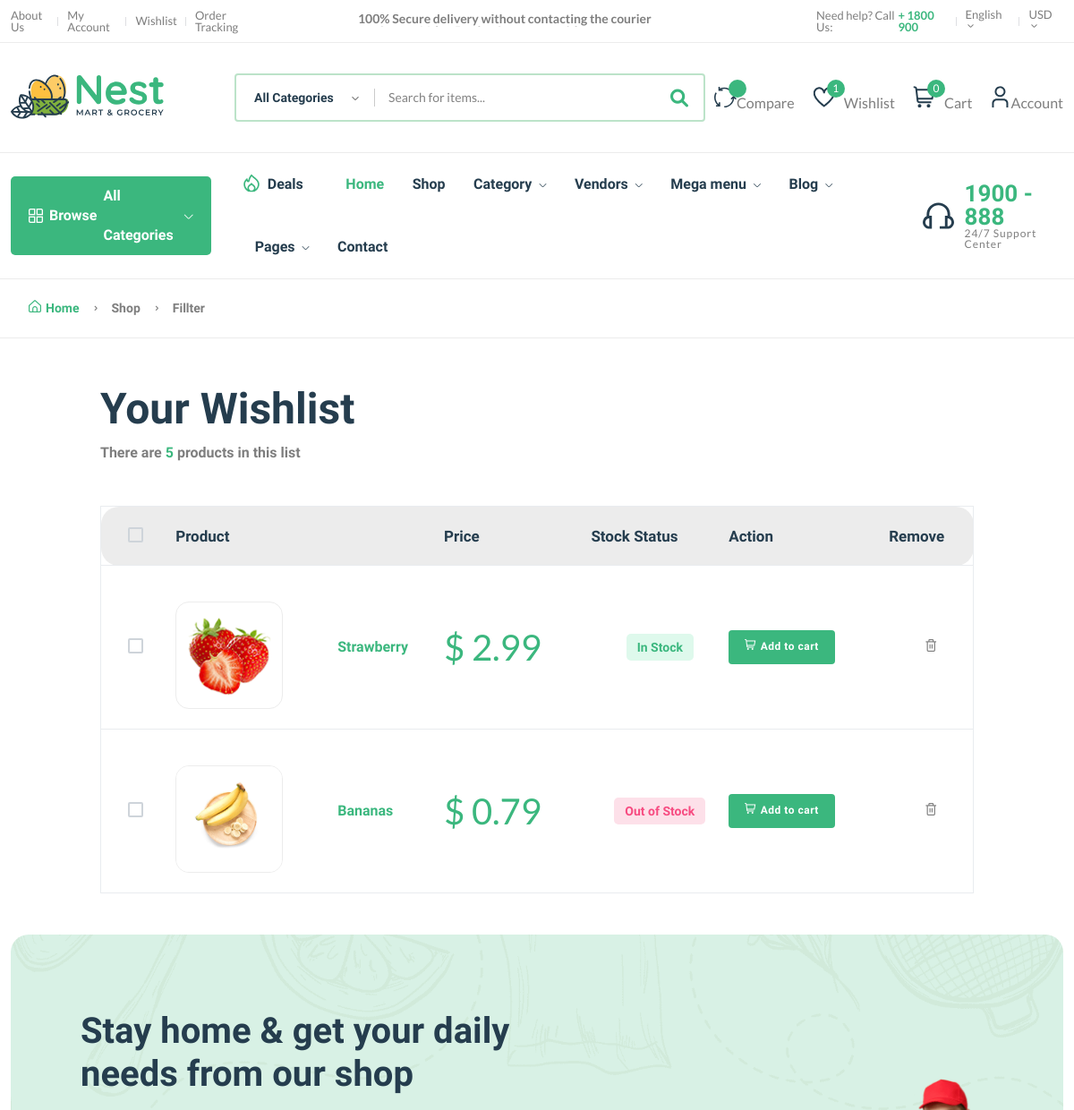
The page /wishlist/ (signed in, upper part) on the database as committed earlier.
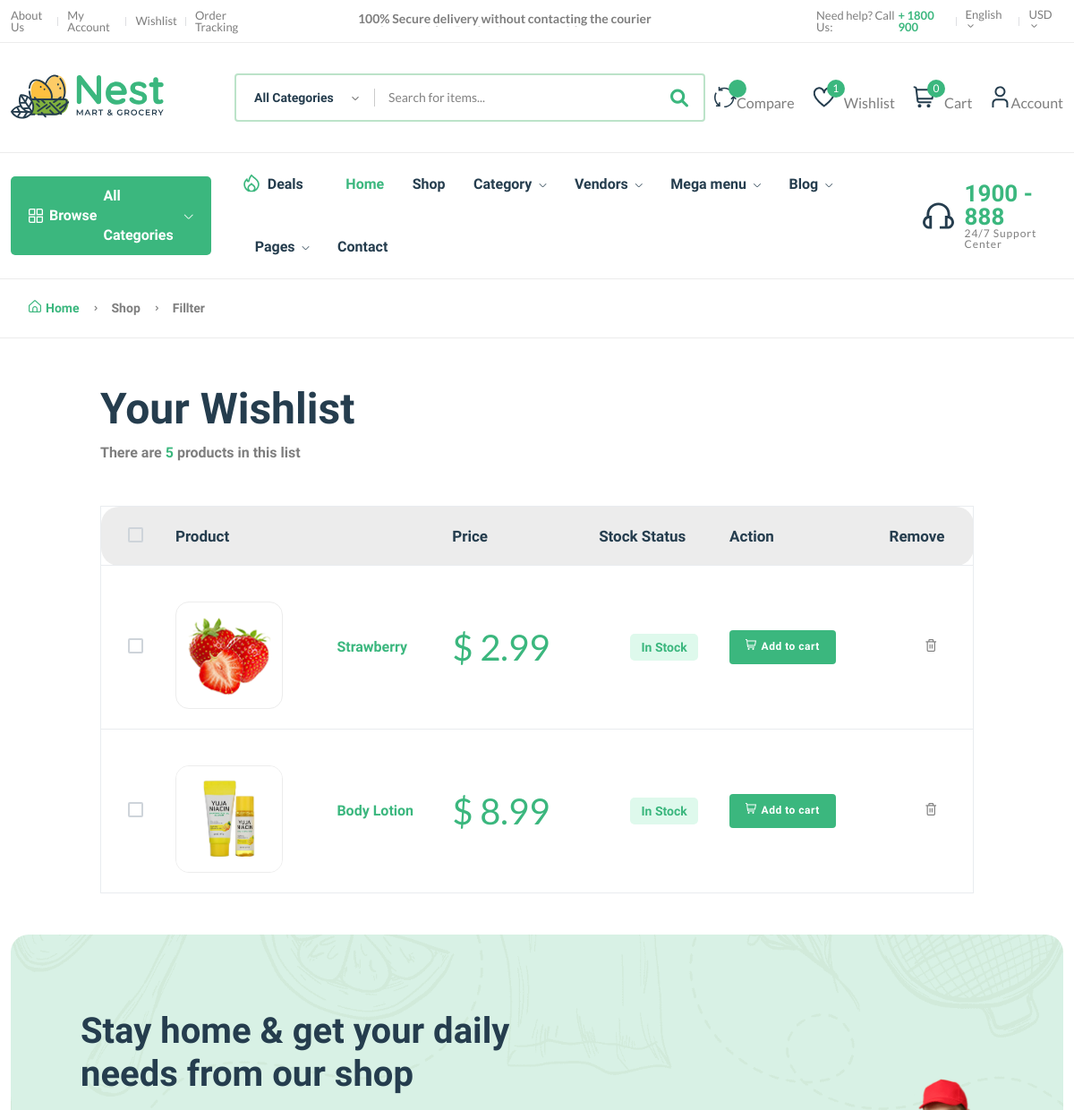
The same page on the database as committed later.
### core/models.py (models this page shows, shortened)
class wishlist(models.Model):
    user = models.ForeignKey(User, on_delete = models.SET_NULL, null = True)
    product = models.ForeignKey(Product, on_delete = models.SET_NULL, null = True)
    date = models.DateTimeField(auto_now_add=True)
    class Meta:
        verbose_name_plural = "wishlists"

class Product(models.Model):
    p_id = ShortUUIDField(unique=True,
                          length=10,
                          max_length=20,
                          alphabet="abcdefgh12345")
    user = models.ForeignKey(User, on_delete = models.SET_NULL, null = True)
    category = models.ForeignKey(Category, on_delete = models.SET_NULL, null = True, related_name = "category")
    vendor = models.ForeignKey(Vendor, on_delete = models.SET_NULL, null = True, related_name = "product")
    title = models.CharField(max_length = 100, default = "Fresh Fruits")
    image = models.ImageField(upload_to=user_directory_path, default="product.jpg")
    description = RichTextUploadingField(null=True, blank=True, default="This is the product")
    price = models.DecimalField(max_digits=9999999999999, decimal_places = 2, default = "1.99")
    old_price = models.DecimalField(max_digits=9999999999999, decimal_places = 2, default = "2.99")
    specifications = RichTextUploadingField(null=True, blank=True)
    type = models.CharField(max_length=100, default = "Organic", null = True, blank = True)
    stock_count = models.IntegerField(default = 10, null=True, blank=True)
    life = models.IntegerField(default=100, null = True, blank = True)
    mfd = models.DateTimeField(auto_now_add=False, null = True, blank = True)
    tags = TaggableManager(blank=True)
    product_status = models.CharField(choices=STATUS, max_length=10, default = "in_review")
    status = models.BooleanField(default=True)
    in_stock = models.BooleanField(default=True)
    featured = models.BooleanField(default=False)
    digital = models.BooleanField(default=False)
    sku  = ShortUUIDField(unique=True,
                          length=4,
                          max_length=10,
                          prefix="sku",
                          alphabet="1234567890")
    date = models.DateTimeField(auto_now_add = True)
    updated = models.DateTimeField(null = True, blank = True)
    class Meta:
        verbose_name_plural = "Products"

### core/views.py (the view)
# urls.py: path('wishlist/', wishlist_view, name = "wishlist"),
@login_required
def wishlist_view(request):
    wish = wishlist.objects.all()
    context = {
        "wish": wish,
    }
    return render(request, "core/wishlist.html", context)

### templates/core/wishlist.html (shortened to what this page needs)
{% extends 'partials/base.html' %}
{% block content %}
{% load static %}
    <main class="main">
        <div class="page-header breadcrumb-wrap">
            <div class="container">
                <div class="breadcrumb">
                    <a href="index.html" rel="nofollow"><i class="fi-rs-home mr-5"></i>Home</a>
                    <span></span> Shop <span></span> Fillter
                </div>
            </div>
        </div>
        <div class="container mb-30 mt-50">
            <div class="row">
                <div class="col-xl-10 col-lg-12 m-auto">
                    <div class="mb-50">
                        <h1 class="heading-2 mb-10">Your Wishlist</h1>
                        <h6 class="text-body">There are <span class="text-brand">5</span> products in this list</h6>
                    </div>
                    <div class="table-responsive shopping-summery">
                        <table class="table table-wishlist">
                            <thead>
                                <tr class="main-heading">
                                    <th class="custome-checkbox start pl-30">
                                        <label class="form-check-label" for="exampleCheckbox11"></label>
                                    </th>
                                    <th scope="col" colspan="2">Product</th>
                                    <th scope="col">Price</th>
                                    <th scope="col">Stock Status</th>
                                    <th scope="col">Action</th>
                                    <th scope="col" class="end">Remove</th>
                                </tr>
                            </thead>
                            <tbody>
                                {% for w in wish %}
                                <tr class="pt-30">
                                    <td class="custome-checkbox pl-30">
                                        <label class="form-check-label" for="exampleCheckbox1"></label>
                                    </td>
                                    <td class="image product-thumbnail pt-40"><img src="{{w.product.image.url}}" alt="#" /></td>
                                    <td class="product-des product-name">
                                        <h6><a class="product-name mb-10" href="{% url 'core:product-detail' w.product.p_id%}">{{w.product.title|truncatechars:30}}</a></h6>
                                    </td>
                                    <td class="price d-fdlex fs-1" data-title="Price">
                                        <span class="text-brand">$&nbsp;<span class="text-brand current-product-price-{{w.product.id}}"><b>{{w.product.price}}</b></span></span>
                                    </td>
                                    <td class="text-center detail-info" data-title="Stock">
                                        {% if w.product.in_stock %}
                                        <span class="stock-status in-stock mb-0">In Stock</span>
                                        {% else %}
                                        <span class="stock-status out-stock mb-0">Out of Stock</span>
                                        {% endif %}
                                    </td>
                                    <td class="text-right" data-title="Cart">
                                        <button class="add btn btn-sm btn-success add-to-cart-btn b-none" data-index="{{ w.product.id }}" style="border:none;" id="add-to-cart-btn"><i class="fi-rs-shopping-cart mr-5"></i>Add to cart</button>
                                    </td>
                                    <td class="action text-center" data-title="Remove">
                                        <a href="#" class="text-body"><i class="fi-rs-trash"></i></a>
                                    </td>
                                </tr>
                                {% empty %}
                                <tr>
                                    <td><p><b>Nothing in Wishlist right now!!</b></p></td>
                                </tr>
                                {% endfor %}
                            </tbody>
                        </table>
                    </div>
                </div>
            </div>
        </div>
    </main>
{% endblock content %}

### templates/partials/base.html (shortened to what this page needs)
{% load static %}
<!DOCTYPE html>
<html class="no-js" lang="en">
<head>
    <link rel="stylesheet" href="assets/css/plugins/slider-range.css" />
    <link rel="stylesheet" href="{%  static 'assets/css/main.css'  %}" />
    <link href="https://cdnjs.cloudflare.com/ajax/libs/font-awesome/5.13.0/css/all.min.css" rel="stylesheet">
    <link rel="stylesheet" href="https://cdnjs.cloudflare.com/ajax/libs/font-awesome/6.0.0/css/all.min.css" />
</head>
<body>
    <header class="header-area header-style-1 header-height-2">
        <div class="header-top header-top-ptb-1 d-none d-lg-block">
            <div class="container">
                <div class="row align-items-center">
                    <div class="col-xl-3 col-lg-4">
                        <div class="header-info">
                            <ul>
                                <li><a href="page-about.html">About Us</a></li>
                                <li><a href="{% url 'core:dashboard' %}">My Account</a></li>
                                <li><a href="{% url 'core:wishlist' %}">Wishlist</a></li>
                                <li><a href="shop-order.html">Order Tracking</a></li>
                            </ul>
                        </div>
                    </div>
                    <div class="col-xl-6 col-lg-4">
                        <div class="text-center">
                            <div id="news-flash" class="d-inline-block">
                                <ul>
                                    <li>100% Secure delivery without contacting the courier</li>
                                </ul>
                            </div>
                        </div>
                    </div>
                    <div class="col-xl-3 col-lg-4">
                        <div class="header-info header-info-right">
                            <ul>
                                <li>Need help? Call Us: <strong class="text-brand"> + 1800 900</strong></li>
                                <li>
                                    <a class="language-dropdown-active" href="#">English <i class="fi-rs-angle-small-down"></i></a>
                                </li>
                                <li>
                                    <a class="language-dropdown-active" href="#">USD <i class="fi-rs-angle-small-down"></i></a>
                                </li>
                            </ul>
                        </div>
                    </div>
                </div>
            </div>
        </div>
        <div class="header-middle header-middle-ptb-1 d-none d-lg-block">
            <div class="container">
                <div class="header-wrap">
                    <div class="logo logo-width-1">
                        <a href="{% url 'core:index'%}"><img src="{% static 'assets/imgs/theme/logo.svg' %}" alt="logo" /></a>
                    </div>
                    <div class="header-right">
                        <div class="search-style-2">
                            <form action="{% url 'core:search' %}" method="GET">
                                <input type="text" placeholder="Search for items..." name="q" />
                                <button type="submit"><i class="fa fa-search" aria-hidden="true"></i>
                                </button>
                            </form>
                        </div>
                        <div class="header-action-right">
                            <div class="header-action-2">
                                <div class="header-action-icon-2">
                                    <a href="shop-compare.html">
                                        <img class="svgInject" alt="Nest" src="{% static 'assets/imgs/theme/icons/icon-compare.svg' %}" />
                                        <span class="pro-count blue"></span>
                                    </a>
                                    <a href="shop-compare.html"><span class="lable ml-0">Compare</span></a>
                                </div>
                                <div class="header-action-icon-2">
                                    <a href="{% url 'core:wishlist' %}">
                                        <img class="svgInject" alt="Nest" src="{% static 'assets/imgs/theme/icons/icon-heart.svg' %}" />
                                        <span class="pro-count blue">{{wish_count.count}}</span>
                                    </a>
                                    <a href="{% url 'core:wishlist' %}"><span class="lable">Wishlist</span></a>
                                </div>
                                <div class="header-action-icon-2">
                                    <a class="mini-cart-icon" href="{% url 'core:cart' %}">
                                        <img alt="Nest" src="{% static 'assets/imgs/theme/icons/icon-cart.svg' %}" />
                                        <span class="pro-count blue cart-items-count">{{ request.session.cart_data_obj|length }}</span>
                                    </a>
                                    <a href="{% url 'core:cart' %}"><span class="lable">Cart</span></a>
                                </div>
                                <div class="header-action-icon-2">
                                    <a href="page-account.html">
                                        <img class="svgInject" alt="Nest" src="{% static 'assets/imgs/theme/icons/icon-user.svg' %}" />
                                    </a>
                                    <a href="page-account.html"><span class="lable ml-0">Account</span></a>
                                </div>
                            </div>
                        </div>
                    </div>
                </div>
            </div>
        </div>
        <div class="header-bottom header-bottom-bg-color sticky-bar">
            <div class="container">
                <div class="header-wrap header-space-between position-relative">
                    <div class="header-nav d-none d-lg-flex">
                        <div class="main-categori-wrap d-none d-lg-block">
                            <a class="categories-button-active" href="#">
                                <span class="fi-rs-apps"></span> <span class="et">Browse</span> All Categories
                                <i class="fi-rs-angle-down"></i>
                            </a>
                        </div>
                        <div class="main-menu main-menu-padding-1 main-menu-lh-2 d-none d-lg-block font-heading">
                            <nav>
                                <ul>
                                    <li class="hot-deals"><img src="{% static 'assets/imgs/theme/icons/icon-hot.svg' %}" alt="hot deals" /><a href="shop-grid-right.html">Deals</a></li>
                                    <li>
                                        <a class="active" href="{% url 'core:index'%}">Home
                                        </a>
                                    </li>
                                    <li>
                                        <a href="{% url 'core:product-list' %}">Shop</a>
                                    </li>
                                    <li>
                                        <a href="{% url 'core:category-list' %}">Category <i class="fi-rs-angle-down"></i></a>
                                    </li>
                                    <li>
                                        <a href="#">Vendors <i class="fi-rs-angle-down"></i></a>
                                    </li>
                                    <li class="position-static">
                                        <a href="#">Mega menu <i class="fi-rs-angle-down"></i></a>
                                    </li>
                                    <li>
                                        <a href="blog-category-grid.html">Blog <i class="fi-rs-angle-down"></i></a>
                                    </li>
                                    <li>
                                        <a href="#">Pages <i class="fi-rs-angle-down"></i></a>
                                    </li>
                                    <li>
                                        <a href="page-contact.html">Contact</a>
                                    </li>
                                </ul>
                            </nav>
                        </div>
                    </div>
                    <div class="hotline d-none d-lg-flex">
                        <img src="{% static 'assets/imgs/theme/icons/icon-headphone.svg' %}" alt="hotline" />
                        <p>1900 - 888<span>24/7 Support Center</span></p>
                    </div>
                </div>
            </div>
        </div>
    </header>
    {% block content %}
    {% endblock content %}
    <footer class="main">
        <section class="newsletter mb-15">
            <div class="container">
                <div class="row">
                    <div class="col-lg-12">
                        <div class="position-relative newsletter-inner">
                            <div class="newsletter-content">
                                <h2 class="mb-20">
                                    Stay home & get your daily <br /> needs from our shop
                                </h2>
                            </div>
                            <img src="{% static 'assets/imgs/banner/banner-9.png' %}" alt="newsletter" />
                        </div>
                    </div>
                </div>
            </div>
        </section>
    </footer>
</body>
</html>

Rows that differ between the two databases and show on the page:
removed wishlist: product.image (picture), product "Bananas", product.price "0.79", shows "Out of Stock"
added wishlist: product.image (picture), product "Body Lotion", product.price "8.99", shows "In Stock"
